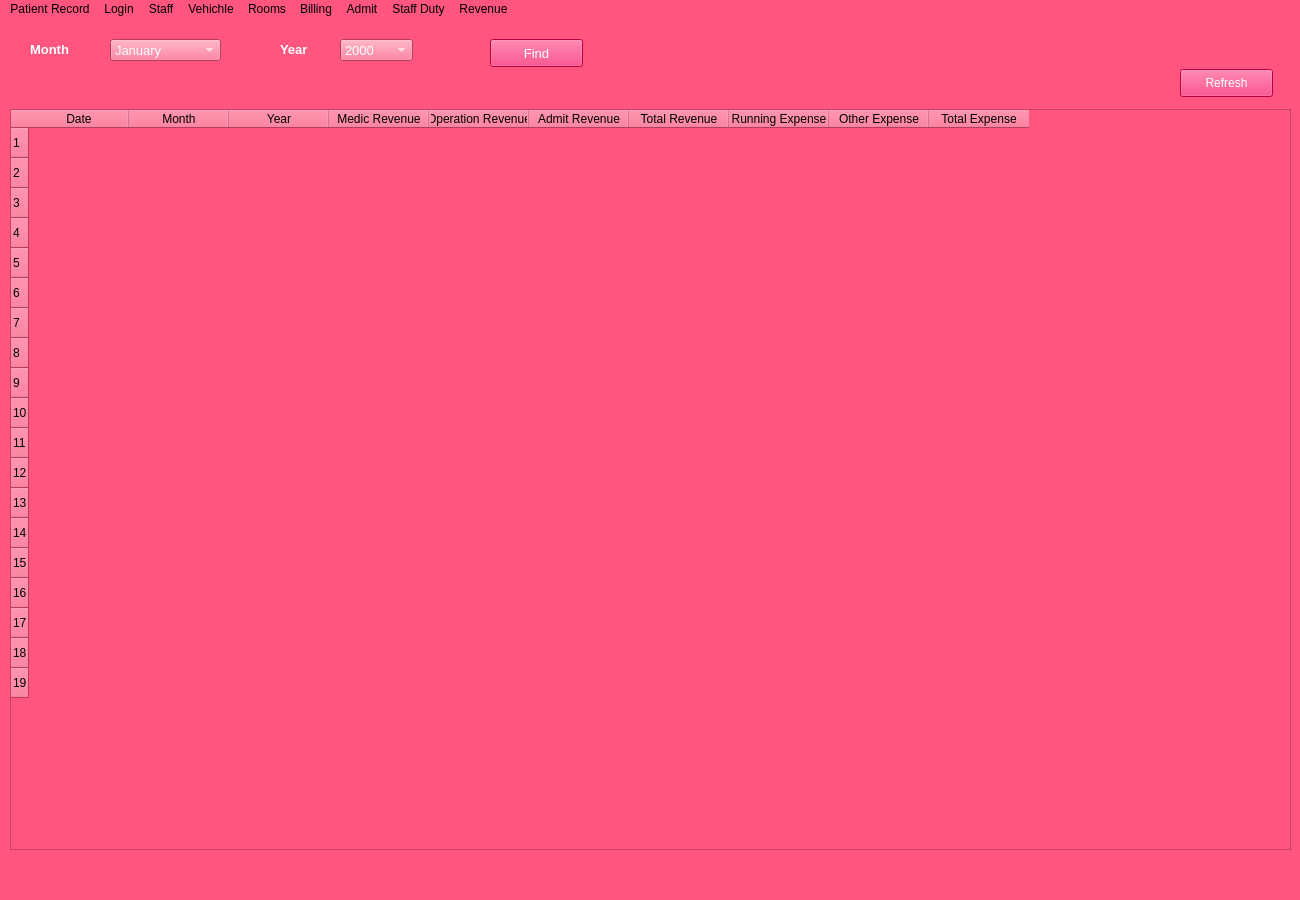
<?xml version="1.0" encoding="UTF-8"?>
<ui version="4.0">
 <class>MainWindow</class>
 <widget class="QMainWindow" name="MainWindow">
  <property name="geometry">
   <rect>
    <x>0</x>
    <y>0</y>
    <width>1300</width>
    <height>900</height>
   </rect>
  </property>
  <property name="windowTitle">
   <string>MainWindow</string>
  </property>
  <property name="styleSheet">
   <string notr="true">background-color: rgb(255, 85, 127);</string>
  </property>
  <widget class="QWidget" name="MainWidget">
   <widget class="QLabel" name="MonthLabel">
    <property name="geometry">
     <rect>
      <x>30</x>
      <y>20</y>
      <width>71</width>
      <height>21</height>
     </rect>
    </property>
    <property name="font">
     <font>
      <pointsize>10</pointsize>
      <weight>75</weight>
      <bold>true</bold>
     </font>
    </property>
    <property name="styleSheet">
     <string notr="true">
color: rgb(255, 255, 255);</string>
    </property>
    <property name="text">
     <string>Month</string>
    </property>
   </widget>
   <widget class="QComboBox" name="MonthCombo">
    <property name="geometry">
     <rect>
      <x>110</x>
      <y>20</y>
      <width>111</width>
      <height>22</height>
     </rect>
    </property>
    <property name="font">
     <font>
      <pointsize>10</pointsize>
     </font>
    </property>
    <property name="styleSheet">
     <string notr="true">
color: rgb(255, 255, 255);
selection-background-color: rgb(255, 6, 93);</string>
    </property>
    <item>
     <property name="text">
      <string>January</string>
     </property>
    </item>
    <item>
     <property name="text">
      <string>February</string>
     </property>
    </item>
    <item>
     <property name="text">
      <string>March</string>
     </property>
    </item>
    <item>
     <property name="text">
      <string>April</string>
     </property>
    </item>
    <item>
     <property name="text">
      <string>May</string>
     </property>
    </item>
    <item>
     <property name="text">
      <string>June</string>
     </property>
    </item>
    <item>
     <property name="text">
      <string>July</string>
     </property>
    </item>
    <item>
     <property name="text">
      <string>August</string>
     </property>
    </item>
    <item>
     <property name="text">
      <string>September</string>
     </property>
    </item>
    <item>
     <property name="text">
      <string>October</string>
     </property>
    </item>
    <item>
     <property name="text">
      <string>November</string>
     </property>
    </item>
    <item>
     <property name="text">
      <string>December</string>
     </property>
    </item>
   </widget>
   <widget class="QLabel" name="YearLabel">
    <property name="geometry">
     <rect>
      <x>280</x>
      <y>20</y>
      <width>55</width>
      <height>21</height>
     </rect>
    </property>
    <property name="font">
     <font>
      <pointsize>10</pointsize>
      <weight>75</weight>
      <bold>true</bold>
     </font>
    </property>
    <property name="styleSheet">
     <string notr="true">
color: rgb(255, 255, 255);</string>
    </property>
    <property name="text">
     <string>Year</string>
    </property>
   </widget>
   <widget class="QComboBox" name="YearCombo">
    <property name="geometry">
     <rect>
      <x>340</x>
      <y>20</y>
      <width>73</width>
      <height>22</height>
     </rect>
    </property>
    <property name="font">
     <font>
      <pointsize>10</pointsize>
     </font>
    </property>
    <property name="styleSheet">
     <string notr="true">
color: rgb(255, 255, 255);
selection-background-color: rgb(255, 6, 93);</string>
    </property>
    <item>
     <property name="text">
      <string>2000</string>
     </property>
    </item>
    <item>
     <property name="text">
      <string>2001</string>
     </property>
    </item>
    <item>
     <property name="text">
      <string>2002</string>
     </property>
    </item>
    <item>
     <property name="text">
      <string>2003</string>
     </property>
    </item>
    <item>
     <property name="text">
      <string>2004</string>
     </property>
    </item>
    <item>
     <property name="text">
      <string>2005</string>
     </property>
    </item>
    <item>
     <property name="text">
      <string>2006</string>
     </property>
    </item>
    <item>
     <property name="text">
      <string>2007</string>
     </property>
    </item>
    <item>
     <property name="text">
      <string>2008</string>
     </property>
    </item>
    <item>
     <property name="text">
      <string>2009</string>
     </property>
    </item>
    <item>
     <property name="text">
      <string>2010</string>
     </property>
    </item>
    <item>
     <property name="text">
      <string>2011</string>
     </property>
    </item>
    <item>
     <property name="text">
      <string>2012</string>
     </property>
    </item>
    <item>
     <property name="text">
      <string>2013</string>
     </property>
    </item>
    <item>
     <property name="text">
      <string>2014</string>
     </property>
    </item>
    <item>
     <property name="text">
      <string>2015</string>
     </property>
    </item>
    <item>
     <property name="text">
      <string>2016</string>
     </property>
    </item>
    <item>
     <property name="text">
      <string>2017</string>
     </property>
    </item>
    <item>
     <property name="text">
      <string>2018</string>
     </property>
    </item>
    <item>
     <property name="text">
      <string>2019</string>
     </property>
    </item>
    <item>
     <property name="text">
      <string>2020</string>
     </property>
    </item>
    <item>
     <property name="text">
      <string>2021</string>
     </property>
    </item>
   </widget>
   <widget class="QPushButton" name="FindBtn">
    <property name="geometry">
     <rect>
      <x>490</x>
      <y>20</y>
      <width>93</width>
      <height>28</height>
     </rect>
    </property>
    <property name="font">
     <font>
      <pointsize>10</pointsize>
     </font>
    </property>
    <property name="styleSheet">
     <string notr="true">color: rgb(255, 255, 255);
background-color: rgb(255, 6, 93);</string>
    </property>
    <property name="text">
     <string>Find</string>
    </property>
   </widget>
   <widget class="QPushButton" name="RefBtn">
    <property name="geometry">
     <rect>
      <x>1180</x>
      <y>50</y>
      <width>93</width>
      <height>28</height>
     </rect>
    </property>
    <property name="styleSheet">
     <string notr="true">color: rgb(255, 255, 255);
background-color: rgb(255, 6, 93);</string>
    </property>
    <property name="text">
     <string>Refresh</string>
    </property>
   </widget>
   <widget class="QTableWidget" name="tableWidget">
    <property name="geometry">
     <rect>
      <x>10</x>
      <y>90</y>
      <width>1281</width>
      <height>741</height>
     </rect>
    </property>
    <property name="font">
     <font>
      <pointsize>11</pointsize>
     </font>
    </property>
    <property name="showGrid">
     <bool>false</bool>
    </property>
    <property name="sortingEnabled">
     <bool>true</bool>
    </property>
    <row>
     <property name="text">
      <string>1</string>
     </property>
    </row>
    <row>
     <property name="text">
      <string>2</string>
     </property>
    </row>
    <row>
     <property name="text">
      <string>3</string>
     </property>
    </row>
    <row>
     <property name="text">
      <string>4</string>
     </property>
    </row>
    <row>
     <property name="text">
      <string>5</string>
     </property>
    </row>
    <row>
     <property name="text">
      <string>6</string>
     </property>
    </row>
    <row>
     <property name="text">
      <string>7</string>
     </property>
    </row>
    <row>
     <property name="text">
      <string>8</string>
     </property>
    </row>
    <row>
     <property name="text">
      <string>9</string>
     </property>
    </row>
    <row>
     <property name="text">
      <string>10</string>
     </property>
    </row>
    <row>
     <property name="text">
      <string>11</string>
     </property>
    </row>
    <row>
     <property name="text">
      <string>12</string>
     </property>
    </row>
    <row>
     <property name="text">
      <string>13</string>
     </property>
    </row>
    <row>
     <property name="text">
      <string>14</string>
     </property>
    </row>
    <row>
     <property name="text">
      <string>15</string>
     </property>
    </row>
    <row>
     <property name="text">
      <string>16</string>
     </property>
    </row>
    <row>
     <property name="text">
      <string>17</string>
     </property>
    </row>
    <row>
     <property name="text">
      <string>18</string>
     </property>
    </row>
    <row>
     <property name="text">
      <string>19</string>
     </property>
    </row>
    <column>
     <property name="text">
      <string>Date</string>
     </property>
    </column>
    <column>
     <property name="text">
      <string>Month</string>
     </property>
    </column>
    <column>
     <property name="text">
      <string>Year</string>
     </property>
    </column>
    <column>
     <property name="text">
      <string>Medic Revenue</string>
     </property>
    </column>
    <column>
     <property name="text">
      <string>Operation Revenue</string>
     </property>
    </column>
    <column>
     <property name="text">
      <string>Admit Revenue</string>
     </property>
    </column>
    <column>
     <property name="text">
      <string>Total Revenue</string>
     </property>
    </column>
    <column>
     <property name="text">
      <string>Running Expense</string>
     </property>
    </column>
    <column>
     <property name="text">
      <string>Other Expense</string>
     </property>
    </column>
    <column>
     <property name="text">
      <string>Total Expense</string>
     </property>
    </column>
   </widget>
  </widget>
  <widget class="QMenuBar" name="menubar">
   <property name="geometry">
    <rect>
     <x>0</x>
     <y>0</y>
     <width>1300</width>
     <height>26</height>
    </rect>
   </property>
   <widget class="QMenu" name="PRecordMenu">
    <property name="title">
     <string>Patient Record</string>
    </property>
   </widget>
   <widget class="QMenu" name="LoginMenu">
    <property name="title">
     <string>Login</string>
    </property>
   </widget>
   <widget class="QMenu" name="StaffMenu">
    <property name="title">
     <string>Staff</string>
    </property>
   </widget>
   <widget class="QMenu" name="VehichleMenu">
    <property name="title">
     <string>Vehichle</string>
    </property>
   </widget>
   <widget class="QMenu" name="RoomsMenu">
    <property name="title">
     <string>Rooms</string>
    </property>
   </widget>
   <widget class="QMenu" name="BillingMenu">
    <property name="title">
     <string>Billing</string>
    </property>
   </widget>
   <widget class="QMenu" name="StaffDutyMenu">
    <property name="title">
     <string>Staff Duty</string>
    </property>
   </widget>
   <widget class="QMenu" name="RevenueMenu">
    <property name="title">
     <string>Revenue</string>
    </property>
   </widget>
   <widget class="QMenu" name="AdmitMenu">
    <property name="title">
     <string>Admit</string>
    </property>
   </widget>
   <addaction name="PRecordMenu"/>
   <addaction name="LoginMenu"/>
   <addaction name="StaffMenu"/>
   <addaction name="VehichleMenu"/>
   <addaction name="RoomsMenu"/>
   <addaction name="BillingMenu"/>
   <addaction name="AdmitMenu"/>
   <addaction name="StaffDutyMenu"/>
   <addaction name="RevenueMenu"/>
  </widget>
  <widget class="QStatusBar" name="statusbar"/>
 </widget>
 <resources/>
 <connections/>
</ui>
